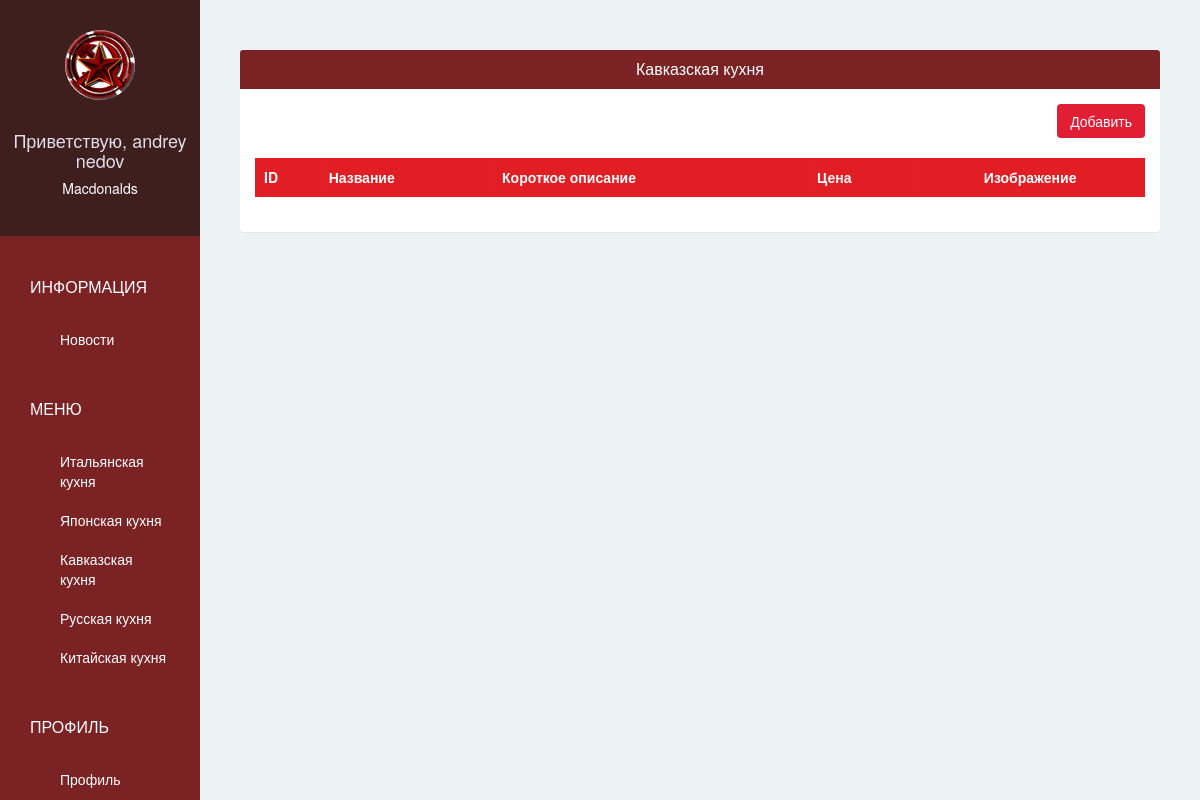
The page /pizzashop/kavkaz/ (signed in) on the database as committed earlier.
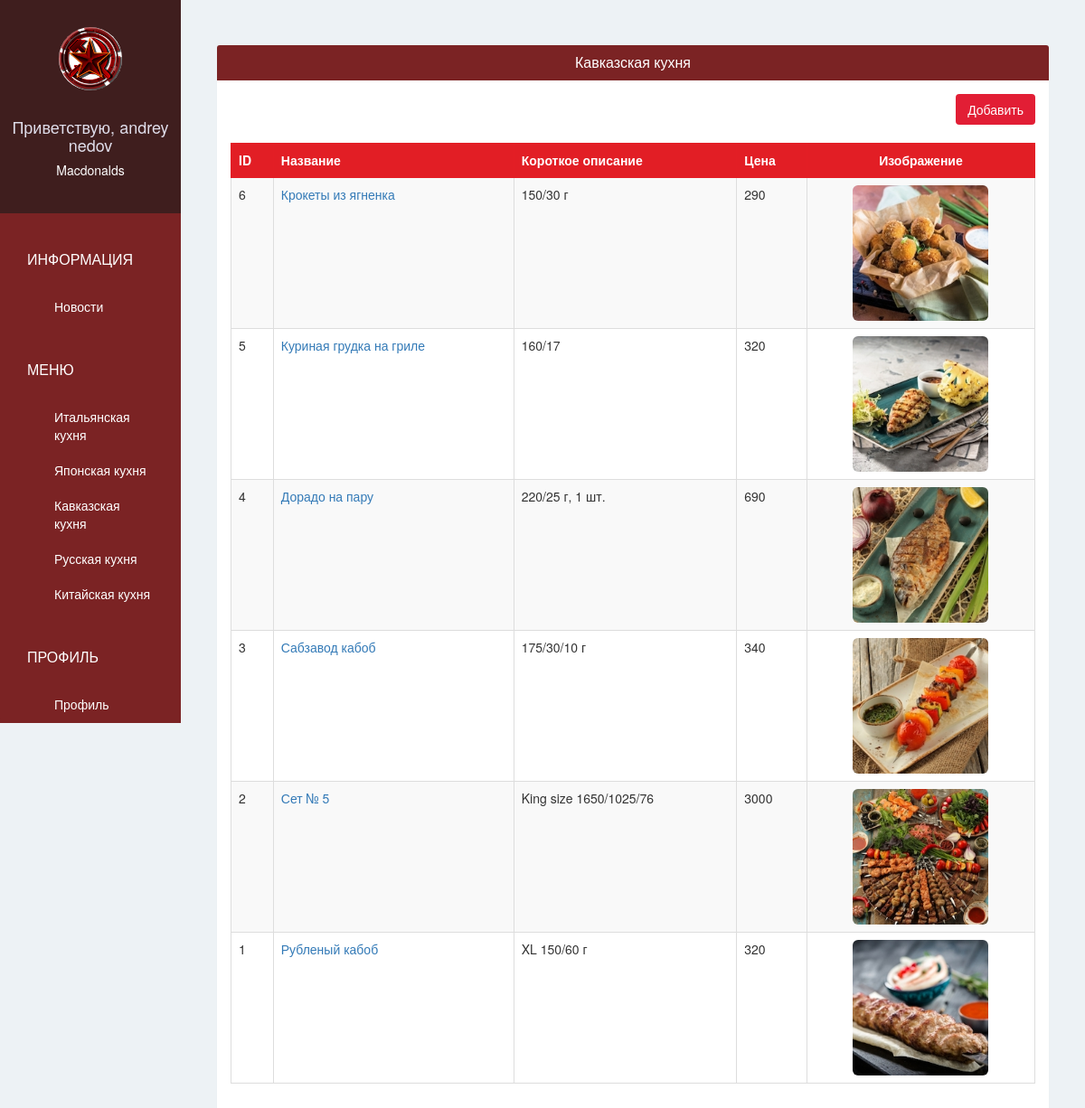
The same page on the database as committed later.
### pizzashopapp/models.py (models this page shows, shortened)
class Kavkaz(models.Model):
    pizzashop = models.ForeignKey(PizzaShop)
    name = models.CharField(max_length=30)
    short_description = models.CharField(max_length=10000)
    image = models.ImageField(upload_to=get_kavkaz_upload_path, blank=False)
    price = models.IntegerField(default=0)

### pizzashopapp/views.py (the view)
# urls.py: url(r'^pizzashop/kavkaz/$', views.pizzashop_kavkaz, name='pizzashop-kavkaz'),
@login_required(login_url='/pizzashop/sign-in/')
def pizzashop_kavkaz(request):
    kavkazs = Kavkaz.objects.filter(pizzashop = request.user.pizzashop).order_by("-id")
    return render(request, 'pizzashop/kavkaz.html', {
        'kavkazs':kavkazs,
    })

### pizzashopapp/templates/pizzashop/kavkaz.html
{% extends 'pizzashop/base.html' %}
{% block page %}
<div class="panel">
  <div class="panel-heading bg-ruby">
    <h4 class="panel-title text-center text-white">
      Кавказская кухня
    </h4>
  </div>
  <div class="panel-body">
    <div class="text-right">
      <a href="{% url 'pizzashop-add-kavkaz' %}"class="btn btn-red">Добавить</a>
      <br/>
      <br/>
    </div>
    <table class="table table-bordered table-hover table-striped">
      <thead>
        <tr class="bg-red text-white">
          <th>ID</th>
          <th>Название</th>
          <th>Короткое описание</th>
          <th>Цена</th>
          <th class="text-center">Изображение</th>
        </tr>
      </thead>
      <tbody>
        {% for kavkaz in kavkazs %}
          <tr>
            <td scope="row">{{ kavkaz.id }}</td>
            <td><a href="{% url 'pizzashop-edit-kavkaz' kavkaz.id %}">{{ kavkaz.name }}</a></td>
            <td>{{ kavkaz.short_description }}</td>
            <td>{{ kavkaz.price }}</td>
            <td class="text-center"><img class="img-rounded" src="{{ MEDIA_URL }}{{ kavkaz.image }}" width = "150"></td>
          </tr>
        {% endfor %}
      </tbody>
    </table>
  </div>
</div>
{% endblock %}

Rows that differ between the two databases and show on the page:
added Kavkaz: id "6", name "Крокеты из ягненка", short_description "150/30 г", price "290", image (picture)
added Kavkaz: id "5", name "Куриная грудка на гриле", short_description "160/17", price "320", image (picture)
added Kavkaz: id "4", name "Дорадо на пару", short_description "220/25 г, 1 шт.", price "690", image (picture)
added Kavkaz: id "3", name "Сабзавод кабоб", short_description "175/30/10 г", price "340", image (picture)
added Kavkaz: id "2", name "Сет № 5", short_description "King size 1650/1025/76", price "3000", image (picture)
added Kavkaz: id "1", name "Рубленый кабоб", short_description "XL 150/60 г", price "320", image (picture)
